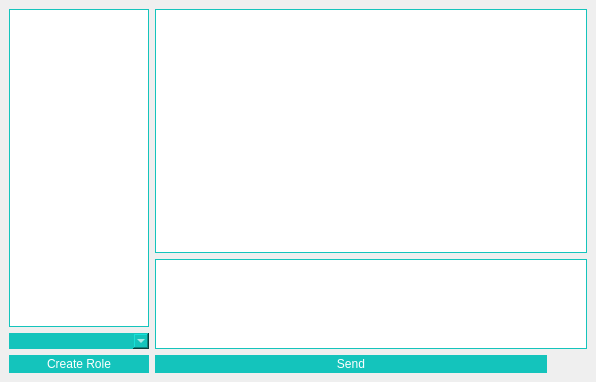
<?xml version="1.0" encoding="UTF-8"?>
<ui version="4.0">
 <class>ChatMainWindow</class>
 <widget class="QMainWindow" name="ChatMainWindow">
  <property name="geometry">
   <rect>
    <x>0</x>
    <y>0</y>
    <width>596</width>
    <height>382</height>
   </rect>
  </property>
  <property name="windowTitle">
   <string>微信AI智能伙伴</string>
  </property>
  <property name="styleSheet">
   <string notr="true">#frame
{
 	background-color:rgb(255, 170, 0);
	border:none;
	border-radius:10px;
}</string>
  </property>
  <widget class="QWidget" name="centralwidget">
   <layout class="QGridLayout" name="gridLayout">
    <item row="2" column="2">
     <widget class="QStackedWidget" name="stackedWidget">
      <property name="sizePolicy">
       <sizepolicy hsizetype="Expanding" vsizetype="Expanding">
        <horstretch>1</horstretch>
        <verstretch>1</verstretch>
       </sizepolicy>
      </property>
      <property name="minimumSize">
       <size>
        <width>288</width>
        <height>18</height>
       </size>
      </property>
      <property name="maximumSize">
       <size>
        <width>16777215</width>
        <height>18</height>
       </size>
      </property>
      <property name="autoFillBackground">
       <bool>true</bool>
      </property>
      <property name="styleSheet">
       <string notr="true">stackedWidget {
    padding: 0px;
    width: 100%;
    height: 100%;
    margin:0px;
}
</string>
      </property>
      <property name="currentIndex">
       <number>0</number>
      </property>
      <widget class="QWidget" name="page">
       <property name="minimumSize">
        <size>
         <width>258</width>
         <height>18</height>
        </size>
       </property>
       <property name="autoFillBackground">
        <bool>true</bool>
       </property>
       <property name="styleSheet">
        <string notr="true">page {
    padding: 0px;
    width: 100%;
    height: 100%;
    margin:0px;
}</string>
       </property>
       <layout class="QHBoxLayout" name="horizontalLayout">
        <property name="spacing">
         <number>0</number>
        </property>
        <property name="leftMargin">
         <number>0</number>
        </property>
        <property name="topMargin">
         <number>0</number>
        </property>
        <property name="rightMargin">
         <number>0</number>
        </property>
        <property name="bottomMargin">
         <number>0</number>
        </property>
        <item>
         <widget class="QPushButton" name="sendButton_2">
          <property name="sizePolicy">
           <sizepolicy hsizetype="Expanding" vsizetype="Expanding">
            <horstretch>6</horstretch>
            <verstretch>0</verstretch>
           </sizepolicy>
          </property>
          <property name="minimumSize">
           <size>
            <width>0</width>
            <height>18</height>
           </size>
          </property>
          <property name="styleSheet">
           <string notr="true">QPushButton
{
	font: 25 12pt '微软雅黑';
	color: rgb(255,255,255);
	background-color: rgb(20,196,188);
	border:none;
    margin:0px;
    padding:0px;
    heigh:100%;
    width:100%;
}
QPushButton:hover
{
	background-color: rgb(22,218,208);
}
QPushButton:pressed
{
	background-color: rgb(17,171,164);
}</string>
          </property>
          <property name="text">
           <string>Send</string>
          </property>
         </widget>
        </item>
        <item>
         <widget class="QPushButton" name="pushFileButton">
          <property name="sizePolicy">
           <sizepolicy hsizetype="Expanding" vsizetype="Expanding">
            <horstretch>0</horstretch>
            <verstretch>0</verstretch>
           </sizepolicy>
          </property>
          <property name="minimumSize">
           <size>
            <width>0</width>
            <height>18</height>
           </size>
          </property>
          <property name="styleSheet">
           <string notr="true"/>
          </property>
          <property name="text">
           <string/>
          </property>
          <property name="icon">
           <iconset>
            <normaloff>ai_assistant_tool/ui/file-import.svg</normaloff>ai_assistant_tool/ui/file-import.svg</iconset>
          </property>
          <property name="iconSize">
           <size>
            <width>18</width>
            <height>18</height>
           </size>
          </property>
          <property name="flat">
           <bool>true</bool>
          </property>
         </widget>
        </item>
       </layout>
      </widget>
      <widget class="QWidget" name="page_2">
       <property name="sizePolicy">
        <sizepolicy hsizetype="Expanding" vsizetype="Expanding">
         <horstretch>1</horstretch>
         <verstretch>1</verstretch>
        </sizepolicy>
       </property>
       <property name="layoutDirection">
        <enum>Qt::LeftToRight</enum>
       </property>
       <property name="autoFillBackground">
        <bool>true</bool>
       </property>
       <property name="styleSheet">
        <string notr="true">page_2 {
    padding: 0px;
    width: 100%;
    height: 100%;
}</string>
       </property>
       <layout class="QHBoxLayout" name="horizontalLayout_2">
        <property name="spacing">
         <number>0</number>
        </property>
        <property name="leftMargin">
         <number>0</number>
        </property>
        <property name="topMargin">
         <number>0</number>
        </property>
        <property name="rightMargin">
         <number>0</number>
        </property>
        <property name="bottomMargin">
         <number>0</number>
        </property>
        <item>
         <widget class="QPushButton" name="sendButton">
          <property name="sizePolicy">
           <sizepolicy hsizetype="Expanding" vsizetype="Expanding">
            <horstretch>1</horstretch>
            <verstretch>1</verstretch>
           </sizepolicy>
          </property>
          <property name="minimumSize">
           <size>
            <width>0</width>
            <height>18</height>
           </size>
          </property>
          <property name="maximumSize">
           <size>
            <width>16777215</width>
            <height>16777215</height>
           </size>
          </property>
          <property name="autoFillBackground">
           <bool>false</bool>
          </property>
          <property name="styleSheet">
           <string notr="true">QPushButton
{
	font: 25 12pt '微软雅黑';
	color: rgb(255,255,255);
	background-color: rgb(20,196,188);
	border:none;
    margin: 0px; 
    padding: 0px;
    width: 100%;
    height: 100%;
}
QPushButton:hover
{
	background-color: rgb(22,218,208);
}
QPushButton:pressed
{
	background-color: rgb(17,171,164);
}</string>
          </property>
          <property name="text">
           <string>Send</string>
          </property>
         </widget>
        </item>
       </layout>
      </widget>
     </widget>
    </item>
    <item row="1" column="2">
     <layout class="QVBoxLayout" name="verticalLayout">
      <item>
       <widget class="QTextEdit" name="chatDisplay">
        <property name="font">
         <font>
          <family>微软雅黑 Light</family>
          <pointsize>7</pointsize>
          <italic>false</italic>
          <bold>false</bold>
         </font>
        </property>
        <property name="styleSheet">
         <string notr="true">#chatDisplay
{
	font: 15 7pt '微软雅黑 Light';
	color: rgb(31,31,31);
	padding-left:5px; 
	background-color: rgb(255, 255, 255);
	border:1px solid rgb(20,196,188);
	/*border-radius:10px;*/
}</string>
        </property>
        <property name="html">
         <string>&lt;!DOCTYPE HTML PUBLIC &quot;-//W3C//DTD HTML 4.0//EN&quot; &quot;http://www.w3.org/TR/REC-html40/strict.dtd&quot;&gt;
&lt;html&gt;&lt;head&gt;&lt;meta name=&quot;qrichtext&quot; content=&quot;1&quot; /&gt;&lt;meta charset=&quot;utf-8&quot; /&gt;&lt;style type=&quot;text/css&quot;&gt;
p, li { white-space: pre-wrap; }
&lt;/style&gt;&lt;/head&gt;&lt;body style=&quot; font-family:'微软雅黑 Light'; font-size:7pt; font-weight:15; font-style:normal;&quot;&gt;
&lt;p style=&quot;-qt-paragraph-type:empty; margin-top:0px; margin-bottom:0px; margin-left:0px; margin-right:0px; -qt-block-indent:0; text-indent:0px; font-size:14pt; font-weight:25;&quot;&gt;&lt;br /&gt;&lt;/p&gt;&lt;/body&gt;&lt;/html&gt;</string>
        </property>
       </widget>
      </item>
      <item>
       <widget class="QTextEdit" name="inputEdit">
        <property name="sizePolicy">
         <sizepolicy hsizetype="Preferred" vsizetype="Expanding">
          <horstretch>4</horstretch>
          <verstretch>4</verstretch>
         </sizepolicy>
        </property>
        <property name="maximumSize">
         <size>
          <width>16777215</width>
          <height>90</height>
         </size>
        </property>
        <property name="font">
         <font>
          <family>微软雅黑 Light</family>
          <pointsize>7</pointsize>
          <italic>false</italic>
          <bold>false</bold>
         </font>
        </property>
        <property name="styleSheet">
         <string notr="true">#inputEdit
{
	font: 10 7pt '微软雅黑 Light';
	color: rgb(31,31,31);
	padding-left:5px; 
	background-color: rgb(255, 255, 255);
	border:1px solid rgb(20,196,188);
	/*border-radius:10px;*/
}</string>
        </property>
       </widget>
      </item>
     </layout>
    </item>
    <item row="0" column="0">
     <layout class="QVBoxLayout" name="verticalLayout_3"/>
    </item>
    <item row="1" column="1" rowspan="2">
     <layout class="QVBoxLayout" name="verticalLayout_2">
      <item>
       <widget class="QListWidget" name="settingList">
        <property name="sizePolicy">
         <sizepolicy hsizetype="Preferred" vsizetype="Expanding">
          <horstretch>1</horstretch>
          <verstretch>1</verstretch>
         </sizepolicy>
        </property>
        <property name="maximumSize">
         <size>
          <width>140</width>
          <height>16777215</height>
         </size>
        </property>
        <property name="styleSheet">
         <string notr="true">#settingList
{
	font: 10 7pt '微软雅黑 Light';
	color: rgb(31,31,31);
	padding-left:5px; 
	background-color: rgb(255, 255, 255);
	border:1px solid rgb(20,196,188);
	/*border-radius:10px;*/
}</string>
        </property>
       </widget>
      </item>
      <item>
       <widget class="QComboBox" name="comboBox">
        <property name="styleSheet">
         <string notr="true">QComboBox
{
	font: 25 12pt '微软雅黑';
	color: rgb(255,255,255);
	background-color: rgb(20,196,188);
	border:none;
}
</string>
        </property>
       </widget>
      </item>
      <item>
       <widget class="QPushButton" name="pushButton_2">
        <property name="minimumSize">
         <size>
          <width>0</width>
          <height>18</height>
         </size>
        </property>
        <property name="styleSheet">
         <string notr="true">QPushButton
{
	font: 25 12pt '微软雅黑';
	color: rgb(255,255,255);
	background-color: rgb(20,196,188);
	border:none;
	border-radius:10px;
}
QPushButton:hover
{
	background-color: rgb(22,218,208);
}
QPushButton:pressed
{
	background-color: rgb(17,171,164);
}</string>
        </property>
        <property name="text">
         <string>Create Role</string>
        </property>
       </widget>
      </item>
     </layout>
    </item>
   </layout>
  </widget>
 </widget>
 <resources/>
 <connections/>
</ui>
